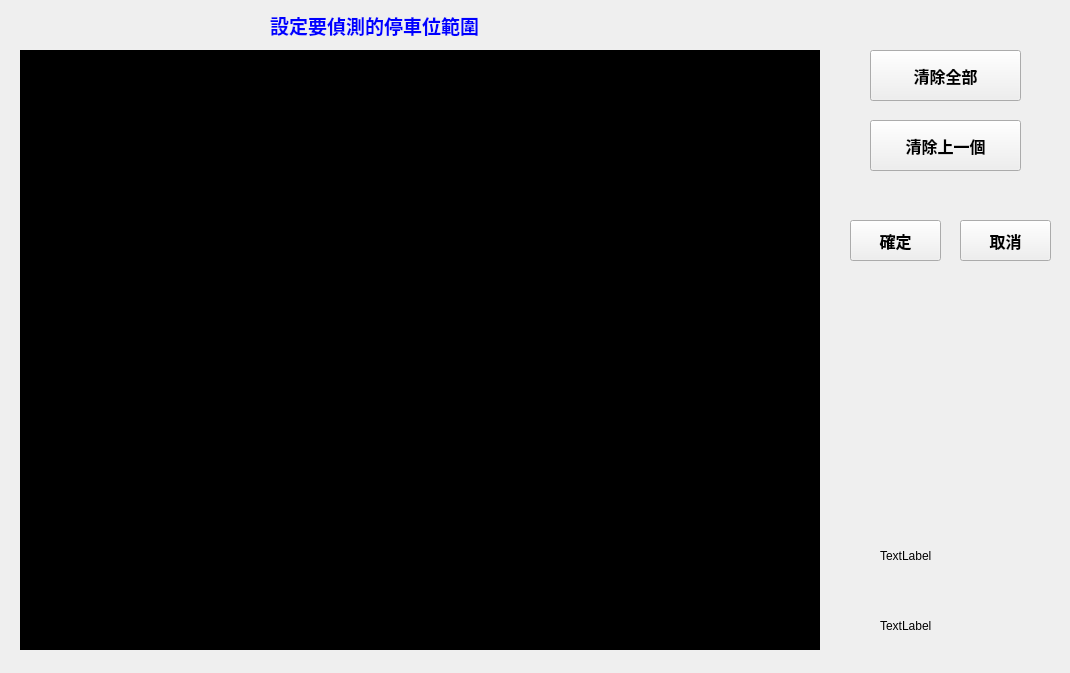
<?xml version="1.0" encoding="UTF-8"?>
<ui version="4.0">
 <class>Set_Parking_Lot</class>
 <widget class="QWidget" name="Set_Parking_Lot">
  <property name="enabled">
   <bool>true</bool>
  </property>
  <property name="geometry">
   <rect>
    <x>0</x>
    <y>0</y>
    <width>1070</width>
    <height>673</height>
   </rect>
  </property>
  <property name="windowTitle">
   <string>設定偵測停車格</string>
  </property>
  <widget class="my_qlabel" name="label">
   <property name="geometry">
    <rect>
     <x>20</x>
     <y>50</y>
     <width>800</width>
     <height>600</height>
    </rect>
   </property>
   <property name="mouseTracking">
    <bool>true</bool>
   </property>
   <property name="styleSheet">
    <string notr="true">background-color: rgb(0, 0, 0);</string>
   </property>
   <property name="text">
    <string/>
   </property>
   <property name="scaledContents">
    <bool>false</bool>
   </property>
  </widget>
  <widget class="QLabel" name="label_2">
   <property name="geometry">
    <rect>
     <x>270</x>
     <y>10</y>
     <width>371</width>
     <height>31</height>
    </rect>
   </property>
   <property name="font">
    <font>
     <family>思源黑體 TWHK Medium</family>
     <pointsize>14</pointsize>
     <weight>75</weight>
     <bold>true</bold>
    </font>
   </property>
   <property name="styleSheet">
    <string notr="true">color:rgb(0, 0, 255)</string>
   </property>
   <property name="text">
    <string>設定要偵測的停車位範圍</string>
   </property>
  </widget>
  <widget class="QPushButton" name="pushButton_clear_all">
   <property name="geometry">
    <rect>
     <x>870</x>
     <y>50</y>
     <width>151</width>
     <height>51</height>
    </rect>
   </property>
   <property name="font">
    <font>
     <family>思源黑體 TWHK Medium</family>
     <pointsize>12</pointsize>
     <weight>75</weight>
     <bold>true</bold>
    </font>
   </property>
   <property name="text">
    <string>清除全部</string>
   </property>
  </widget>
  <widget class="QPushButton" name="pushButton_ok">
   <property name="geometry">
    <rect>
     <x>850</x>
     <y>220</y>
     <width>91</width>
     <height>41</height>
    </rect>
   </property>
   <property name="font">
    <font>
     <family>思源黑體 TWHK Medium</family>
     <pointsize>12</pointsize>
     <weight>75</weight>
     <bold>true</bold>
    </font>
   </property>
   <property name="text">
    <string>確定</string>
   </property>
  </widget>
  <widget class="QPushButton" name="pushButton_cancel">
   <property name="geometry">
    <rect>
     <x>960</x>
     <y>220</y>
     <width>91</width>
     <height>41</height>
    </rect>
   </property>
   <property name="font">
    <font>
     <family>思源黑體 TWHK Medium</family>
     <pointsize>12</pointsize>
     <weight>75</weight>
     <bold>true</bold>
    </font>
   </property>
   <property name="text">
    <string>取消</string>
   </property>
  </widget>
  <widget class="QLabel" name="label_pos">
   <property name="geometry">
    <rect>
     <x>880</x>
     <y>530</y>
     <width>141</width>
     <height>51</height>
    </rect>
   </property>
   <property name="text">
    <string>TextLabel</string>
   </property>
  </widget>
  <widget class="QLabel" name="label_event">
   <property name="geometry">
    <rect>
     <x>880</x>
     <y>600</y>
     <width>111</width>
     <height>51</height>
    </rect>
   </property>
   <property name="text">
    <string>TextLabel</string>
   </property>
  </widget>
  <widget class="QPushButton" name="pushButton_clear_last">
   <property name="geometry">
    <rect>
     <x>870</x>
     <y>120</y>
     <width>151</width>
     <height>51</height>
    </rect>
   </property>
   <property name="font">
    <font>
     <family>思源黑體 TWHK Medium</family>
     <pointsize>12</pointsize>
     <weight>75</weight>
     <bold>true</bold>
    </font>
   </property>
   <property name="text">
    <string>清除上一個</string>
   </property>
  </widget>
 </widget>
 <customwidgets>
  <customwidget>
   <class>my_qlabel</class>
   <extends>QLabel</extends>
   <header location="global">my_qlabel.h</header>
  </customwidget>
 </customwidgets>
 <resources/>
 <connections/>
</ui>
